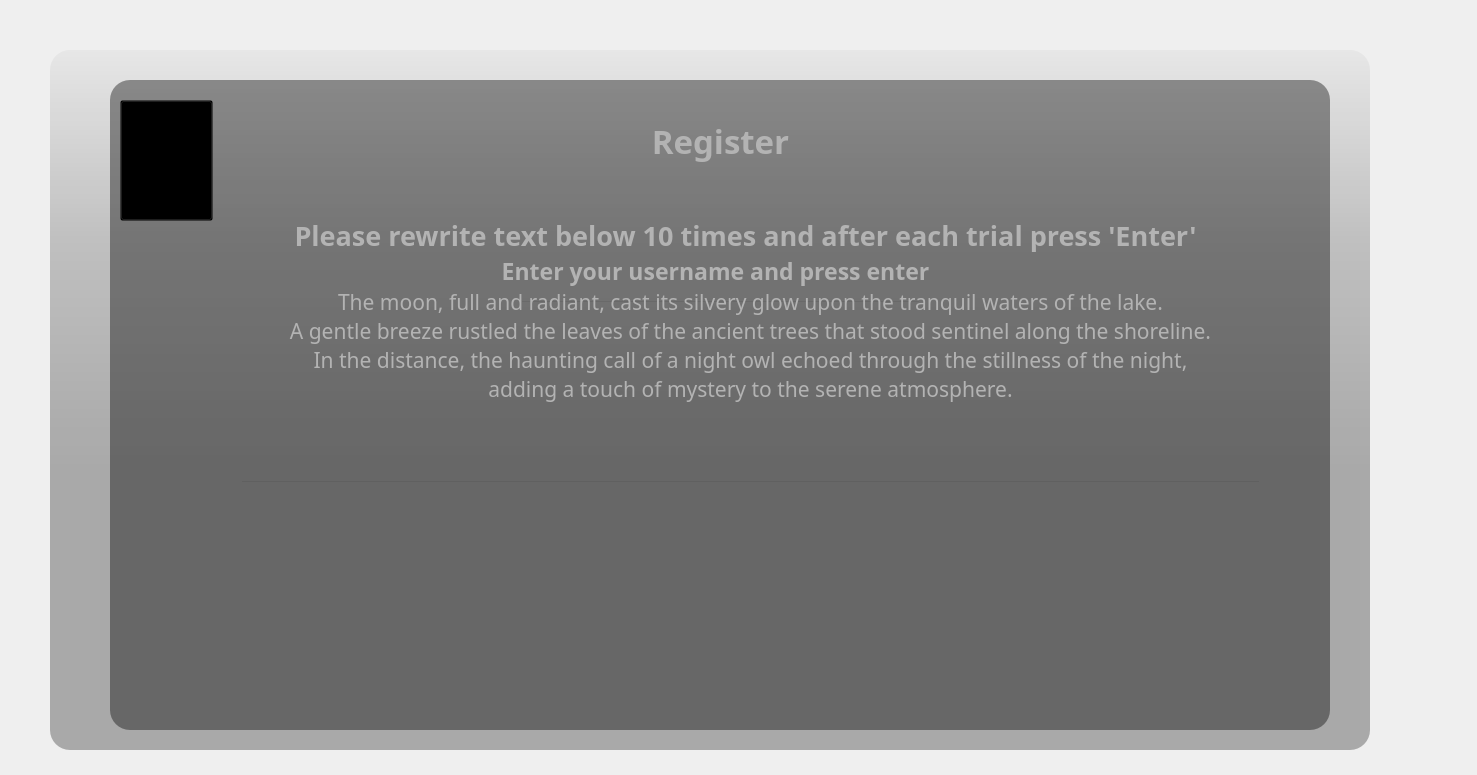
<?xml version="1.0" encoding="UTF-8"?>
<ui version="4.0">
 <class>MainWindow</class>
 <widget class="QMainWindow" name="MainWindow">
  <property name="geometry">
   <rect>
    <x>0</x>
    <y>0</y>
    <width>1477</width>
    <height>775</height>
   </rect>
  </property>
  <property name="windowTitle">
   <string>MainWindow</string>
  </property>
  <widget class="QWidget" name="centralwidget">
   <widget class="QLabel" name="label_2">
    <property name="geometry">
     <rect>
      <x>50</x>
      <y>50</y>
      <width>1320</width>
      <height>700</height>
     </rect>
    </property>
    <property name="styleSheet">
     <string notr="true">background-color: qlineargradient(spread:pad, x1:0, y1:0, x2:0, y2:0.715909, stop:0 rgba(0,0,0,9), stop:0.375 rgba(0,0,0,50), stop:0.835227 rgba(0,0,0,75));
border-radius: 20px;</string>
    </property>
    <property name="text">
     <string/>
    </property>
   </widget>
   <widget class="QLabel" name="background_label">
    <property name="geometry">
     <rect>
      <x>50</x>
      <y>50</y>
      <width>1320</width>
      <height>700</height>
     </rect>
    </property>
    <property name="styleSheet">
     <string notr="true">border-radius: 20px;
background-image: url(:/images/images/las.jpg);</string>
    </property>
    <property name="text">
     <string/>
    </property>
   </widget>
   <widget class="QLabel" name="label_3">
    <property name="geometry">
     <rect>
      <x>110</x>
      <y>80</y>
      <width>1220</width>
      <height>650</height>
     </rect>
    </property>
    <property name="styleSheet">
     <string notr="true">background-color: rgba(0,0,0,100);
border-radius: 20px;</string>
    </property>
    <property name="text">
     <string/>
    </property>
   </widget>
   <widget class="QLabel" name="label_4">
    <property name="geometry">
     <rect>
      <x>110</x>
      <y>80</y>
      <width>1221</width>
      <height>121</height>
     </rect>
    </property>
    <property name="font">
     <font>
      <family>Nirmala UI Semilight</family>
      <pointsize>25</pointsize>
      <weight>75</weight>
      <bold>true</bold>
     </font>
    </property>
    <property name="styleSheet">
     <string notr="true">color: rgb(179, 179, 179);
</string>
    </property>
    <property name="text">
     <string>Register</string>
    </property>
    <property name="alignment">
     <set>Qt::AlignCenter</set>
    </property>
   </widget>
   <widget class="QPushButton" name="back_button">
    <property name="geometry">
     <rect>
      <x>120</x>
      <y>100</y>
      <width>93</width>
      <height>121</height>
     </rect>
    </property>
    <property name="styleSheet">
     <string notr="true">background-color: rgba(0, 0, 0,0);
</string>
    </property>
    <property name="text">
     <string/>
    </property>
    <property name="icon">
     <iconset>
      <normaloff>:/images/back.png</normaloff>:/images/back.png</iconset>
    </property>
    <property name="iconSize">
     <size>
      <width>60</width>
      <height>60</height>
     </size>
    </property>
   </widget>
   <widget class="QLabel" name="username_info_label">
    <property name="geometry">
     <rect>
      <x>530</x>
      <y>180</y>
      <width>381</width>
      <height>31</height>
     </rect>
    </property>
    <property name="font">
     <font>
      <family>Nirmala UI Semilight</family>
      <pointsize>12</pointsize>
      <weight>75</weight>
      <bold>true</bold>
     </font>
    </property>
    <property name="styleSheet">
     <string notr="true">color: rgb(255, 108, 108);</string>
    </property>
    <property name="text">
     <string/>
    </property>
    <property name="alignment">
     <set>Qt::AlignCenter</set>
    </property>
   </widget>
   <widget class="QLineEdit" name="username_lineEdit">
    <property name="geometry">
     <rect>
      <x>520</x>
      <y>300</y>
      <width>401</width>
      <height>81</height>
     </rect>
    </property>
    <property name="styleSheet">
     <string notr="true">background-color: rgba(0, 0, 0,0);
border-bottom: 2px sold rgba(85,112,98,219);
color: rgba(255,255,255,255);
padding-bottom: 12px;
</string>
    </property>
    <property name="alignment">
     <set>Qt::AlignCenter</set>
    </property>
   </widget>
   <widget class="QLabel" name="label_5">
    <property name="geometry">
     <rect>
      <x>450</x>
      <y>250</y>
      <width>531</width>
      <height>41</height>
     </rect>
    </property>
    <property name="font">
     <font>
      <family>Nirmala UI Semilight</family>
      <pointsize>17</pointsize>
      <weight>75</weight>
      <bold>true</bold>
     </font>
    </property>
    <property name="styleSheet">
     <string notr="true">color: rgb(179, 179, 179);
</string>
    </property>
    <property name="text">
     <string>Enter your username and press enter</string>
    </property>
    <property name="alignment">
     <set>Qt::AlignCenter</set>
    </property>
   </widget>
   <widget class="QLineEdit" name="text_lineEdit">
    <property name="geometry">
     <rect>
      <x>240</x>
      <y>480</y>
      <width>1021</width>
      <height>181</height>
     </rect>
    </property>
    <property name="styleSheet">
     <string notr="true">background-color: rgba(0, 0, 0,0);
border-bottom: 2px sold rgba(85,112,98,219);
color: rgba(255,255,255,255);
padding-bottom: 12px;
</string>
    </property>
    <property name="alignment">
     <set>Qt::AlignCenter</set>
    </property>
   </widget>
   <widget class="QLabel" name="text_info_label">
    <property name="geometry">
     <rect>
      <x>200</x>
      <y>240</y>
      <width>1101</width>
      <height>211</height>
     </rect>
    </property>
    <property name="font">
     <font>
      <family>Nirmala UI Semilight</family>
      <pointsize>16</pointsize>
     </font>
    </property>
    <property name="styleSheet">
     <string notr="true">color: rgb(179, 179, 179);</string>
    </property>
    <property name="text">
     <string>&lt;html&gt;&lt;head/&gt;&lt;body&gt;&lt;p align=&quot;center&quot;&gt;The moon, full and radiant, cast its silvery glow upon the tranquil waters of the lake. &lt;br/&gt;A gentle breeze rustled the leaves of the ancient trees that stood sentinel along the shoreline. &lt;br/&gt;In the distance, the haunting call of a night owl echoed through the stillness of the night, &lt;br/&gt;adding a touch of mystery to the serene atmosphere.&lt;/p&gt;&lt;/body&gt;&lt;/html&gt;</string>
    </property>
    <property name="alignment">
     <set>Qt::AlignCenter</set>
    </property>
   </widget>
   <widget class="QLabel" name="info_label">
    <property name="geometry">
     <rect>
      <x>220</x>
      <y>210</y>
      <width>1051</width>
      <height>51</height>
     </rect>
    </property>
    <property name="font">
     <font>
      <family>Nirmala UI Semilight</family>
      <pointsize>20</pointsize>
      <weight>75</weight>
      <bold>true</bold>
      <kerning>true</kerning>
     </font>
    </property>
    <property name="styleSheet">
     <string notr="true">color: rgb(179, 179, 179);</string>
    </property>
    <property name="text">
     <string>&lt;html&gt;&lt;head/&gt;&lt;body&gt;&lt;p align=&quot;center&quot;&gt;Please rewrite text below 10 times and after each trial press 'Enter'&lt;/p&gt;&lt;/body&gt;&lt;/html&gt;</string>
    </property>
    <property name="alignment">
     <set>Qt::AlignCenter</set>
    </property>
   </widget>
   <zorder>background_label</zorder>
   <zorder>label_2</zorder>
   <zorder>label_3</zorder>
   <zorder>label_4</zorder>
   <zorder>back_button</zorder>
   <zorder>username_info_label</zorder>
   <zorder>username_lineEdit</zorder>
   <zorder>label_5</zorder>
   <zorder>text_lineEdit</zorder>
   <zorder>text_info_label</zorder>
   <zorder>info_label</zorder>
  </widget>
 </widget>
 <resources/>
 <connections/>
</ui>
